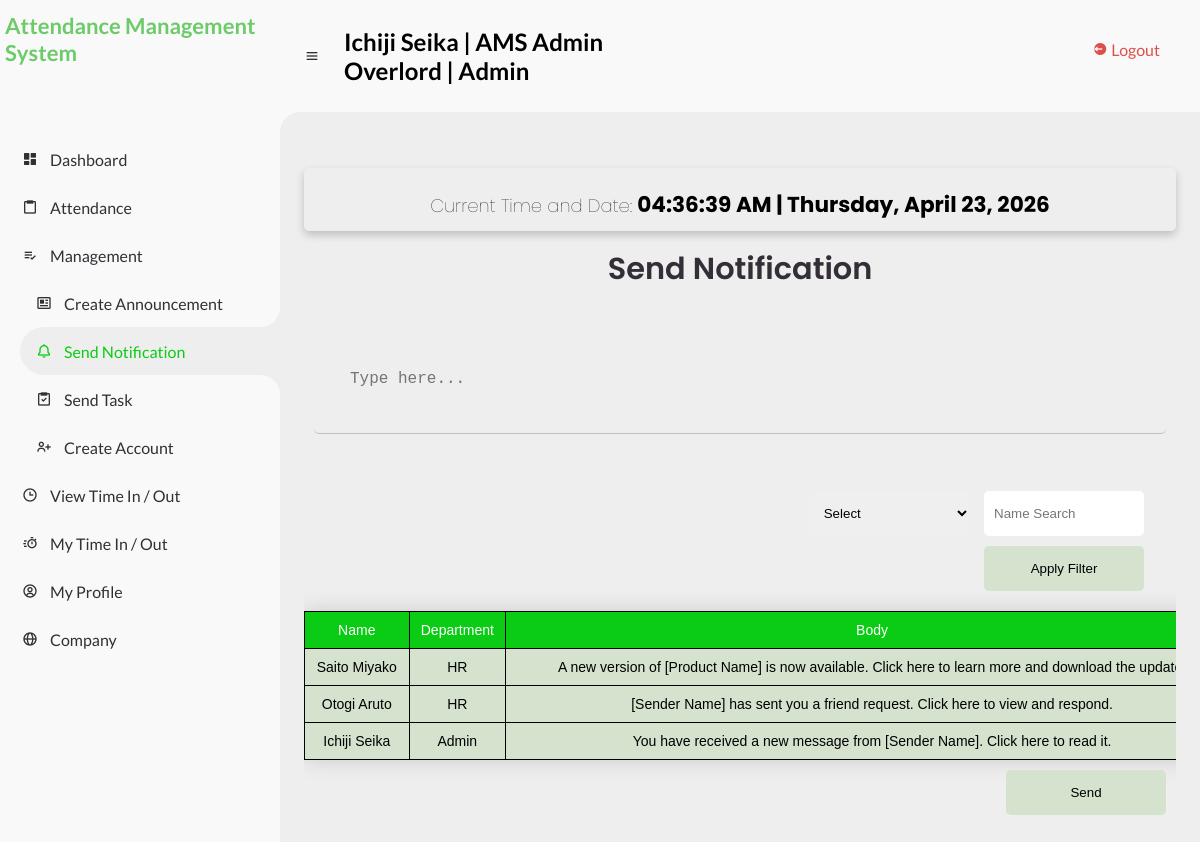
/send_notification.php (signed in), run on the app's committed database.
### tables this page shows
CREATE TABLE `emp_info` (
  `id` int(11) NOT NULL,
  `name` varchar(255) NOT NULL,
  `department` enum('HR','Marketing','Accounting','IT','Admin', 'All') NOT NULL,
  `position` varchar(255) NOT NULL,
  `start_date` date NOT NULL,
  `work_days` varchar(255) NOT NULL,
  `work_hrs` varchar(255) NOT NULL
);

CREATE TABLE `notifications` (
  `id` int(11) NOT NULL,
  `name` varchar(255) NOT NULL,
  `department` enum('HR','Marketing','Accounting','IT','Admin') NOT NULL,
  `body` TEXT NOT NULL,
  `date` date NOT NULL
);

### send_notification.php (the view, shortened to what this page needs)
<?php
    include 'connects.php';
    include_once('sidebar.php');
	$name = $_SESSION['username'];
    $position = $_SESSION['position'];
    if($position == "employee") {
        $query = "SELECT name, department, position, start_date, work_days, work_hrs FROM emp_info WHERE name='$name'";
    } else {
        $query = "SELECT name, department, position, start_date, hr_req, hr_ren, hr_left FROM int_info WHERE name='$name'";
    }
    $result = mysqli_query($conn, $query);
    $row = mysqli_fetch_assoc($result);
?>
<html lang="en">
<head>
	<link href='https://unpkg.com/boxicons@2.0.9/css/boxicons.min.css' rel='stylesheet'>
    <link rel="stylesheet" href="css/send_notification.css">
</head>
<body>
<?php include_once 'sidebar.php'; ?>
<section id="content">
    <nav>
    <i class='bx bx-menu' ></i>
        <h2><?php echo $_SESSION['username']; echo " | "; echo "AMS Admin"; echo "<br>";
        echo $row['position']; echo " | "; echo $row['department'];
        ?></h2>
        <li>
            <a href="logout.php" class="logout">
                <i class='bx bxs-log-out-circle' ></i>
                <span class="text">Logout</span>
            </a>
        </li>
    </nav>
    <main>
        <div class="input-box">
            <ul class="box-info">
                <div class="input-field">
                    <div class="date-time">
                        <h1>Current Time and Date: <span id="live-time"></span></h1>
                    </div>
                </div>
            </ul>
        </div>
        <div class="header">
        <div class="head-title">
            <div class="date-time left title">
                <h1>Send Notification</h1>
            </div>
        </div>
        <div>
            <div class="input-form">
                <form action="add_notification.php" method="POST" id="send-notif-form">
                    <div class="input-field wrapper">
                                    <textarea type="text" class="input" id="body" name="body"
                                    required
                                    autocomplete="off"
                                    rows="20"
                                    maxlength="200"
                                    placeholder="Type here..."
                                    ></textarea>
                    </div>
                </form>
            </div>
            <div class="input-form">
                <form class="filter" action="send_notification.php" method="POST" >
                    <div class="filter-department">
                        <select name="department" class="select-department">
                            <option>Select</option>
                        </select>
                        <input type="text" name="name" placeholder="Name Search" id="name-search"/>
                    </div>
                    <button class="search-filter" type="submit" name="search" >Apply Filter</button>
                </form>
            </div>
        </div>
        <div class="tg-wrap">
            <table style="width:100%" class="tg">
            <thead>
                <tr class="tg-0pky column-name">
                    <th>Name</th>
                    <th>Department</th>
                    <th>Body</th>
                </tr>
            </thead>
                <tbody>
                    <?php
                    if(!isset($_POST['search'])){
                        $query = "SELECT * FROM notifications ORDER BY date DESC";
                        $data = mysqli_query($conn, $query) or die('error');
                        if(mysqli_num_rows($data)>0){
                            while($row3 = mysqli_fetch_assoc($data)){
                                $name = $row3['name'];
                                $department = $row3['department'];
                                $body = $row3['body'];
                            ?>
                            <tr class='tg-0pky'>
                                <td><?php echo $name;?></td>
                                <td><?php echo $department;?></td>
                                <td><?php echo $body;?></td>
                            </tr>
                            <?php
                            }
                        }
                    }
                    ?>
                </tbody>
            </table>
            <div class="send-btn">
                    <input type="submit" class="submit" value="Send" form="send-notif-form">
            </div>
        </div>
    </main>
</section>
</body>
</html>

### data on the page
emp_info: position "Overlord", department "Admin"
notifications: name "Saito Miyako", department "HR", body "A new version of [Product Name] is now available. Click here to learn more and download the…"
notifications: name "Otogi Aruto", department "HR", body "[Sender Name] has sent you a friend request. Click here to view and respond."
notifications: name "Ichiji Seika", department "Admin", body "You have received a new message from [Sender Name]. Click here to read it."

### other printed values
$_SESSION['username'] "Ichiji Seika"
